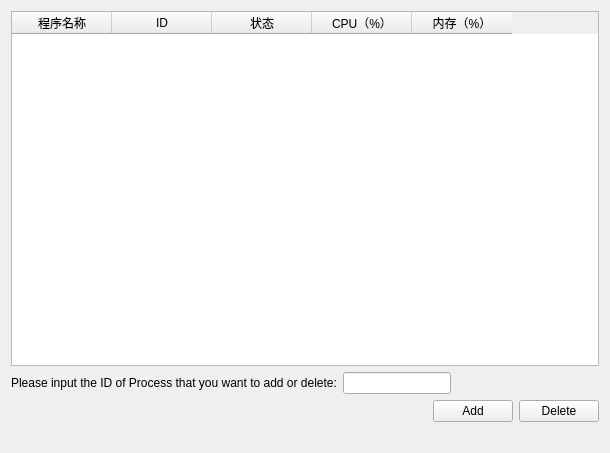
<?xml version="1.0" encoding="UTF-8"?>
<ui version="4.0">
 <class>List</class>
 <widget class="QWidget" name="List">
  <property name="geometry">
   <rect>
    <x>0</x>
    <y>0</y>
    <width>610</width>
    <height>453</height>
   </rect>
  </property>
  <property name="sizePolicy">
   <sizepolicy hsizetype="Expanding" vsizetype="Expanding">
    <horstretch>0</horstretch>
    <verstretch>0</verstretch>
   </sizepolicy>
  </property>
  <property name="windowTitle">
   <string>List</string>
  </property>
  <layout class="QHBoxLayout" name="horizontalLayout_3">
   <item>
    <layout class="QVBoxLayout" name="verticalLayout">
     <item>
      <widget class="QTableWidget" name="tableWidget">
       <property name="sortingEnabled">
        <bool>true</bool>
       </property>
       <column>
        <property name="text">
         <string>程序名称</string>
        </property>
       </column>
       <column>
        <property name="text">
         <string>ID</string>
        </property>
       </column>
       <column>
        <property name="text">
         <string>状态</string>
        </property>
       </column>
       <column>
        <property name="text">
         <string>CPU（%）</string>
        </property>
       </column>
       <column>
        <property name="text">
         <string>内存（%）</string>
        </property>
       </column>
      </widget>
     </item>
     <item>
      <layout class="QHBoxLayout" name="horizontalLayout_2">
       <item>
        <widget class="QLabel" name="label">
         <property name="text">
          <string>Please input the ID of Process that you want to add or delete:</string>
         </property>
        </widget>
       </item>
       <item>
        <widget class="QLineEdit" name="pidEdit">
         <property name="sizePolicy">
          <sizepolicy hsizetype="Preferred" vsizetype="Fixed">
           <horstretch>0</horstretch>
           <verstretch>0</verstretch>
          </sizepolicy>
         </property>
         <property name="maximumSize">
          <size>
           <width>8777215</width>
           <height>16777215</height>
          </size>
         </property>
        </widget>
       </item>
       <item>
        <spacer name="horizontalSpacer_2">
         <property name="orientation">
          <enum>Qt::Horizontal</enum>
         </property>
         <property name="sizeHint" stdset="0">
          <size>
           <width>40</width>
           <height>20</height>
          </size>
         </property>
        </spacer>
       </item>
      </layout>
     </item>
     <item>
      <layout class="QHBoxLayout" name="horizontalLayout">
       <item>
        <spacer name="horizontalSpacer">
         <property name="orientation">
          <enum>Qt::Horizontal</enum>
         </property>
         <property name="sizeHint" stdset="0">
          <size>
           <width>108</width>
           <height>18</height>
          </size>
         </property>
        </spacer>
       </item>
       <item>
        <widget class="QPushButton" name="addBtn">
         <property name="mouseTracking">
          <bool>false</bool>
         </property>
         <property name="text">
          <string>Add</string>
         </property>
        </widget>
       </item>
       <item>
        <widget class="QPushButton" name="deleteBtn">
         <property name="text">
          <string>Delete</string>
         </property>
        </widget>
       </item>
      </layout>
     </item>
     <item>
      <widget class="QLabel" name="listInfo">
       <property name="text">
        <string/>
       </property>
      </widget>
     </item>
    </layout>
   </item>
  </layout>
 </widget>
 <layoutdefault spacing="6" margin="11"/>
 <resources/>
 <connections/>
</ui>
